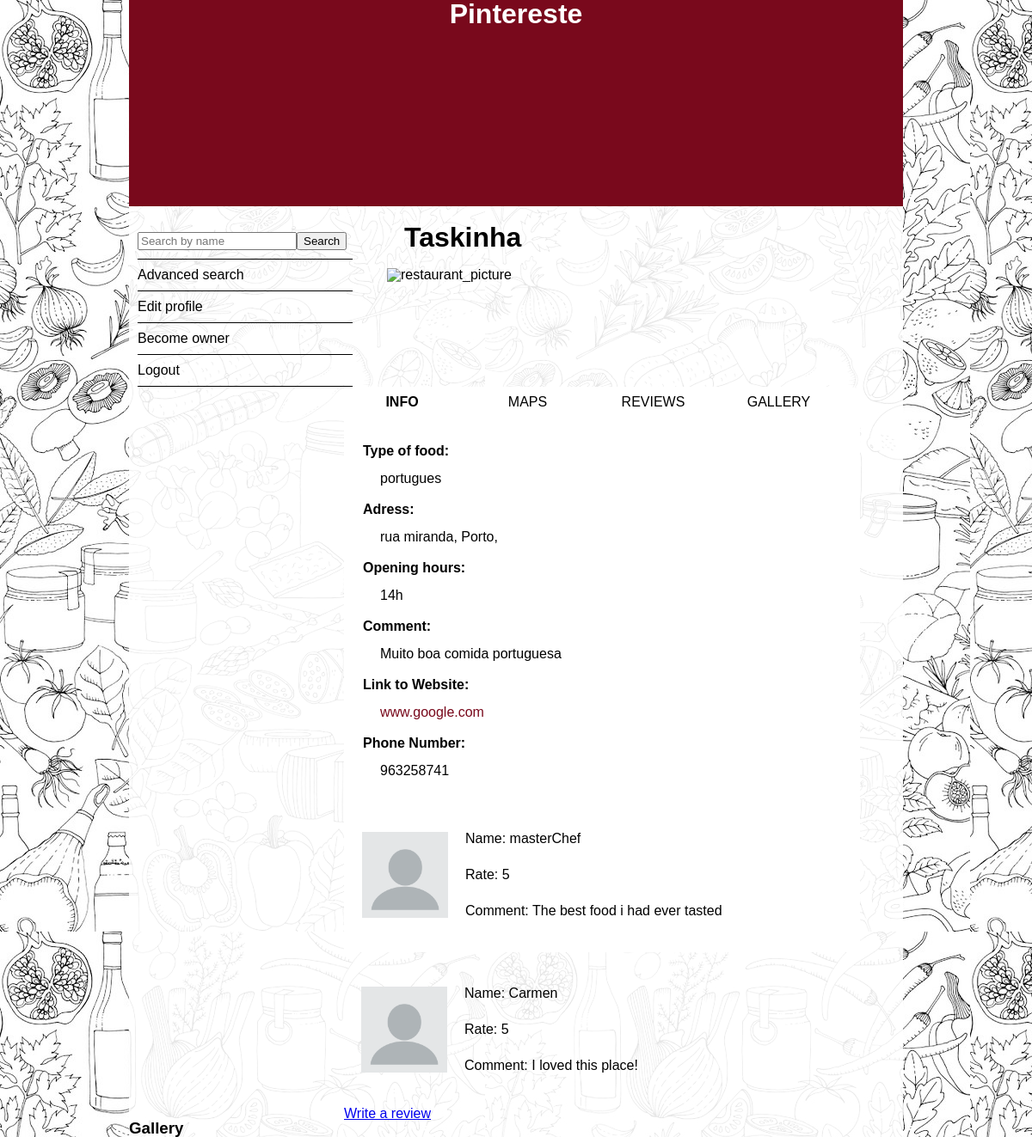
/public/restaurant.php?id=1 (signed in), run on the app's committed database.
### tables this page shows
CREATE TABLE restaurant (
  id INTEGER PRIMARY KEY AUTOINCREMENT,
  name TEXT,
  rate INTEGER,
  street TEXT,
  number TEXT,
  city TEXT,
  postcode TEXT,
  opening_hours TEXT,
  link_to_website TEXT,
  type_of_food TEXT,
  comment TEXT,
  telephoneNumber TEXT
);

CREATE TABLE review (
  id INTEGER PRIMARY KEY AUTOINCREMENT,
  idRestaurant INTEGER REFERENCES restaurant,
  username INTEGER REFERENCES user,
  rating INTEGER,
  comment TEXT
);

### public/restaurant.php (called while the page is built, shortened)
<?php
  include('../helpers/userAdministration.php');
  include('../database/connection.php');
  include('../database/restaurant.php');
  $userType = userType_check();
  include('../views/restaurant.php');
?>

### helpers/userAdministration.php (called while the page is built, shortened)
<?php
function userType_check(){
  if(isset($_SESSION['userType']) && $_SESSION['userType'] === "owner")
  {
    $userType = "owner";
  }
  else
  {
    $userType = "reviewer";
  }
  return $userType;
}
?>

### database/restaurant.php (called while the page is built, shortened)
<?php
    function getRestaurantById($id){
      global $dbh;
      $stm = $dbh->prepare('SELECT * FROM restaurant WHERE id = ?');
      $stm->execute(array($id));
      return $stm->fetch();
    }
 ?>

### database/review.php (called while the page is built, shortened)
<?php
  function getAllReviewsFromRestaurant($idRestaurant){
    global $dbh;
    $stm = $dbh->prepare('SELECT * FROM review
                            WHERE idRestaurant = ?');
    $stm->execute(array($idRestaurant));
    return $stm->fetchAll();
  }
 ?>

### templates/restaurant/restaurant_tabs/restaurant_all_reviews.php (the view, shortened to what this page needs)
<?php
  echo '<div id="restaurant_all_reviews" class="restaurant_tabs_content">';
    include_once('../database/connection.php');
    include_once('../database/restaurant.php');
    include_once('../database/review.php');
    $reviews =  getAllReviewsFromRestaurant($restaurant['id']);
?>
     <?php foreach($reviews as $review) { ?>
        <article class="review">
          <div id="profile_picture">
            <img src="../pics/blank-profile-picture.png" alt="profile_picture" width="100" height="100">
          </div>
          <div id="name">
            Name: <?=$review['username']?>
          </div>
          <br>
          <div id="review_rating">
            Rate: <?=$review['rating']?>
          </div>
          <br>
          <div id="comment">
              Comment: <?=$review['comment']?>
          </div>
          </div>
      <?php } ?>
<?php if($_SESSION['userType'] === "reviewer")
{
?>
  <div id="write_review"><a href="../public/write_review.php?id=<?php echo $restaurant['id']; ?>">Write a review</a></div>
<?php
}
?>
<?php
  echo '</div>';
?>

### templates/header.php (shortened to what this page needs)
<!DOCTYPE html>
<html>
	<head>
		<link rel="stylesheet" href="../css/reset.css">
		<link rel="stylesheet" href="../css/style_1.css" media="(min-width: 900px)">
		<link rel="stylesheet" href="../css/style_small_screen.css" media="(max-width: 900px)">
	</head>
	<body>
		<header>
			<h1><a href="restaurant_overview.php">Pintereste</a></h1>
		</header>

### views/restaurant.php (shortened to what this page needs)
 <?php
  include_once('../templates/header.php');
  echo '<div class="content">';
  include('../helpers/menu.php');
  include_once('../database/connection.php');
  include_once('../database/restaurant.php');
  $id = $_GET['id'];
  $restaurant = getRestaurantById($id);
  include_once('../templates/restaurant/restaurant_above_tabs.php');
    echo '<div class="main_menu_oriented">';
      include_once('../templates/restaurant/restaurant_tabs/restaurant_tabs_content.php');
  include_once('../templates/footer.php');
?>

### helpers/menu.php
<?php
if($userType === 'owner'){
  include_once('../templates/owner/owner_menu.php');
}else{
  if($userType === 'reviewer'){
    include_once('../templates/reviewer/reviewer_menu.php');
  }
 }
?>

### templates/reviewer/reviewer_menu.php
<nav id="menu_reviewer">
  <ul>
    <li><a><form action ="../actions/search_name.php" method="post" enctype="multipart/form-data"><input type="text" id="search_by_name_only" name="search_by_name_only" placeholder="Search by name"></a><input type="submit" value="Search">
	</form></li>
    <li><a href="../public/advanced_search.php">Advanced search</a></li>
    <li><a href="edit_user.php">Edit profile</a></li>
    <li><a href="../actions/change_userType.php">Become owner</a></li>
    <li><a href="logout.php">Logout</a></li>
  </ul>
</nav>

### templates/restaurant/restaurant_above_tabs.php
<div id="restaurant_above_tabs">
  <div id="restaurant_name">
    <h1><?= $restaurant['name'] ?></h1>
  </div>
  <div id="restaurant_picture">
   <img src="../pics/restaurant_example_2.png" alt="restaurant_picture" width="400" height="200">
  </div>
</div>

### templates/restaurant/restaurant_tabs/restaurant_tabs_content.php (shortened to what this page needs)
<?php
  echo '<div class="tabs">';
    include("../templates/restaurant/restaurant_tabs/restaurant_links_to_tabs.php");
    echo'<div class="tabs_content">';
      include("../templates/restaurant/restaurant_tabs/restaurant_info.php");
      include("../templates/restaurant/restaurant_tabs/restaurant_all_reviews.php");
      echo '<h3>Gallery</h3>';
      include("../templates/restaurant/restaurant_tabs/restaurant_gallery.php");
  echo'</div>';
?>

### templates/restaurant/restaurant_tabs/restaurant_links_to_tabs.php
<ul id="restaurant_tabs" class="tab_links">
  <li class="tabs_active"><a href="#restaurant_info">INFO</a></li>
  <li class="tabs_inactive"><a href="#restaurant_maps">MAPS</a></li>
  <li class="tabs_inactive"><a href="#restaurant_all_reviews">REVIEWS</a></li>
  <li class="tabs_inactive"><a href="#restaurant_gallery">GALLERY</a></li>
</ul>

### templates/restaurant/restaurant_tabs/restaurant_info.php (shortened to what this page needs)
<div id="restaurant_info" class="restaurant_tabs_active">
  <ul>
    <li><div>Type of food: </div>
      <br>
      <div><?=$restaurant['type_of_food']?></div></li>
    <li><div>Adress: </div>
      <br>
      <div><?=$restaurant['street'].', '.$restaurant['city'].', '.$restaurant['postcode'] ?></div></li>
    <li><div>Opening hours: </div>
      <br>
      <div><?=$restaurant['opening_hours']?></div></li>
    <li><div>Comment: </div>
      <br>
      <div><?=$restaurant['comment']?></div></li>
    <li><div>Link to Website: </div>
      <br>
      <div id="external_website"><a href="<?=$restaurant['link_to_website']?>"><?=$restaurant['link_to_website']?></a></div></li>
    <li><div>Phone Number: </div>
      <br>
      <div><?=$restaurant['telephoneNumber']?></div></li>
  </ul>
</div>

### templates/restaurant/restaurant_tabs/restaurant_gallery.php (shortened to what this page needs)
<head>
	<link rel="stylesheet" href="../FlexSlider/flexslider.css" type="text/css" media="screen" />
</head>
<body class="loading">
</body>

### templates/footer.php
  </body>
</html>

### css/style_1.css (style rules this page uses)
header { height: 30vh; background-size: contain; width: 900px; text-align: center; margin-left: auto; margin-right: auto; background-color: #79091C; }
header a { text-decoration: none; color: white; padding: 50px; }
body { background-image: url('../pics/background_1_opacity4.jpg'); background-repeat: repeat; width: 900px; margin: 0px auto; font-family: verdana, sans-serif; background-attachment: fixed; }
.content { background-color:rgba(255, 255, 255, 0.9); margin-top: 0 !important; min-height: 70vh; }
#menu_reviewer a , #menu_owner a, #search_results_details a, .link_to_login a, #login_message a, .logout_message a, #see_all_results a, #edit_restaurant a { text-decoration: none; color: black; }
#external_website a { color: #79091C; text-decoration: none; font-weight: 100; }
#menu_reviewer, #menu_owner { float: left; margin-top:20px; margin-left: 10px; }
#menu_reviewer ul, #menu_owner ul { list-style-type: none; }
#menu_reviewer li, #menu_owner li { color: black; padding-top: 10px; padding-bottom: 10px; border: 1px solid black; border-top: none; border-left: none; border-right: none; width: 250px; }
.main_menu_oriented { margin-top: 20px; display: block; margin-left: 250px; width: 600px; }
#restaurant_above_tabs { margin-left: 300px; }
#restaurant_name { padding: 20px; }
#restaurant_picture { margin-bottom: 20px; align: center; }
.tabs { display: inline-block; width: 100%; }
.tabs_content { border: 1px solid white; -webkit-border-top-right-radius: 10px; -moz-border-top-right-adius: 10px; border-top-right-radius: : 10px; margin-bottom: 20px; border-bottom: none; background-color:rgba(255, 255,255, 1); }
.tab_links:after { display:block; clear: both; }
.tab_links li { margin: 0px 5px; list-style:none; float: left; width: 135px; text-align: center; border-right: 1px solid white; }
.tab_links li:last-of-type { border: none; }
#restaurant_tabs a { padding: 10px; display: inline-block; color: black; transition: all linear 0.15s; text-decoration: none; padding-left: 0; margin-left: 0; }
.tabs_active a, .tabs_active a:hover { color: black !important; font-weight:600; }
.restaurant_tabs_content, .restaurant_tabs_active { border: 1px solid white; clear: left; display: block; margin-bottom: 20px; height: 400px; padding: 20px; }
#restaurant_info li { padding: 10px 0; }
#restaurant_info div:first-of-type { font-weight:600; }
#restaurant_info div:last-of-type { padding: 0px 20px; }
.review { border-bottom: 1px solid black; padding: 20px; height: 120px; }
.review:last-of-type { border-bottom:none; }
#profile_picture { float: left; margin-right: 20px; }
#name, #review_rating, #comment { margin-left: 60px; }
#name, #review_rating { padding-bottom: 10px; }

### data on the page
restaurant: name "Taskinha", type_of_food "portugues", street "rua miranda", city "Porto", opening_hours "14h", comment "Muito boa comida portuguesa", link_to_website "www.google.com", telephoneNumber "963258741"
review: username "masterChef", rating "5", comment "The best food i had ever tasted"
review: username "Carmen", rating "5", comment "I loved this place!"
